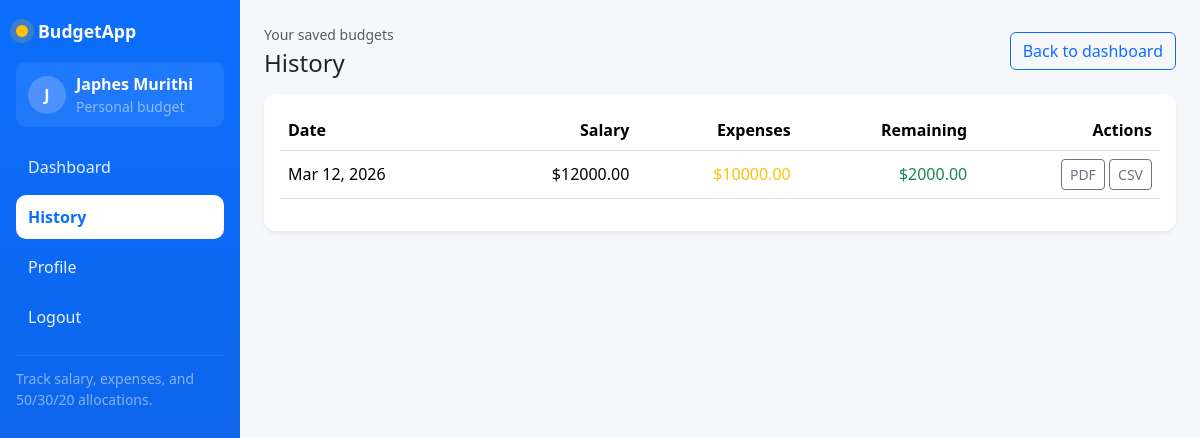
The page /budgets/history/ (signed in) on the database as committed earlier.
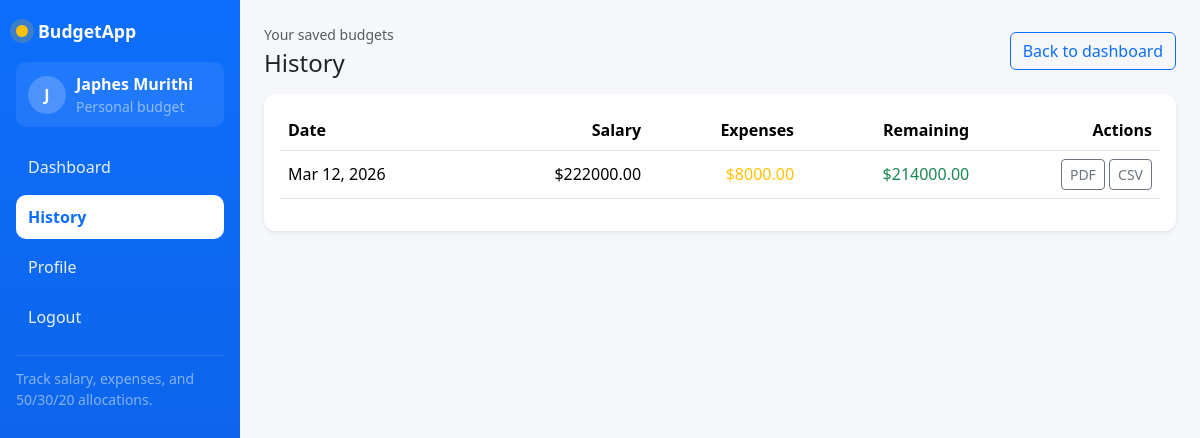
The same page on the database as committed later.
### budgets/models.py (models this page shows, shortened)
class Budget(models.Model):
    user = models.ForeignKey(settings.AUTH_USER_MODEL, on_delete=models.CASCADE, related_name="budgets")
    salary = models.DecimalField(max_digits=12, decimal_places=2)
    housing = models.DecimalField(max_digits=12, decimal_places=2, default=0)
    food = models.DecimalField(max_digits=12, decimal_places=2, default=0)
    transport = models.DecimalField(max_digits=12, decimal_places=2, default=0)
    other_expenses = models.DecimalField(max_digits=12, decimal_places=2, default=0)
    savings_goal = models.DecimalField(max_digits=12, decimal_places=2, default=0)
    created_at = models.DateTimeField(auto_now_add=True)
    class Meta:
        ordering = ["-created_at"]
    @property
    def total_expenses(self) -> Decimal:
        return sum(
            [
                self.housing,
                self.food,
                self.transport,
                self.other_expenses,
            ],
            Decimal("0.00"),
        )
    @property
    def remaining_balance(self) -> Decimal:
        return self.salary - self.total_expenses

### budgets/views.py (the view)
# urls.py: path("history/", views.history, name="history"),
@login_required
def history(request):
    budgets = Budget.objects.filter(user=request.user)
    return render(request, "budgets/history.html", {"budgets": budgets})

### templates/budgets/history.html
{% extends "base.html" %}
{% block content %}
<div class="d-flex justify-content-between align-items-center mb-3">
    <div>
        <p class="text-muted small mb-1">Your saved budgets</p>
        <h4 class="mb-0">History</h4>
    </div>
    <a class="btn btn-outline-primary" href="{% url 'dashboard' %}">Back to dashboard</a>
    </div>
<div class="card shadow-sm">
    <div class="card-body">
        {% if budgets %}
            <div class="table-responsive">
                <table class="table align-middle">
                    <thead>
                        <tr>
                            <th>Date</th>
                            <th class="text-end">Salary</th>
                            <th class="text-end">Expenses</th>
                            <th class="text-end">Remaining</th>
                            <th class="text-end">Actions</th>
                        </tr>
                    </thead>
                    <tbody>
                    {% for budget in budgets %}
                        <tr>
                            <td>{{ budget.created_at|date:"M d, Y" }}</td>
                            <td class="text-end">${{ budget.salary }}</td>
                            <td class="text-end text-warning">${{ budget.total_expenses }}</td>
                            <td class="text-end text-success">${{ budget.remaining_balance }}</td>
                            <td class="text-end">
                                <a class="btn btn-sm btn-outline-secondary" href="{% url 'export_pdf_pk' budget.id %}">PDF</a>
                                <a class="btn btn-sm btn-outline-secondary" href="{% url 'export_csv_pk' budget.id %}">CSV</a>
                            </td>
                        </tr>
                    {% endfor %}
                    </tbody>
                </table>
            </div>
        {% else %}
            <p class="text-muted mb-0">No historical budgets yet.</p>
        {% endif %}
    </div>
</div>
{% endblock %}

### templates/base.html (shortened to what this page needs)
{% load static %}
<!doctype html>
<html lang="en">
<head>
    <link href="https://cdn.jsdelivr.net/npm/bootstrap@5.3.3/dist/css/bootstrap.min.css" rel="stylesheet">
    <link rel="stylesheet" href="{% static 'css/styles.css' %}">
</head>
<body>
<div class="layout">
    <aside class="sidebar">
        <div class="sidebar-brand">
            <span class="logo-dot"></span>
            <span>BudgetApp</span>
        </div>
        <div class="sidebar-user">
            {% if user.is_authenticated %}
                <div class="avatar">{{ user.username|first|upper }}</div>
                <div>
                    <div class="fw-semibold">{{ user.username }}</div>
                    <div class="text-white-50 small">Personal budget</div>
                </div>
            {% else %}
                <div class="avatar">?</div>
                <div>
                    <div class="fw-semibold">Guest</div>
                    <div class="text-white-50 small">Sign in to save</div>
                </div>
            {% endif %}
        </div>
        <ul class="sidebar-nav">
            <li><a href="{% url 'dashboard' %}" class="{% if request.resolver_match.url_name == 'dashboard' %}active{% endif %}">Dashboard</a></li>
            <li><a href="{% url 'history' %}" class="{% if request.resolver_match.url_name == 'history' %}active{% endif %}">History</a></li>
            <li><a href="{% url 'profile' %}" class="{% if request.resolver_match.url_name == 'profile' %}active{% endif %}">Profile</a></li>
            {% if not user.is_authenticated %}
                <li><a href="{% url 'login' %}">Login</a></li>
                <li><a href="{% url 'register' %}">Register</a></li>
            {% else %}
                <li><a href="{% url 'logout' %}">Logout</a></li>
            {% endif %}
        </ul>
        <div class="sidebar-foot text-white-50 small">
            Track salary, expenses, and 50/30/20 allocations.
        </div>
    </aside>
    <main class="content">
        {% block content %}{% endblock %}
    </main>
</div>
</body>
</html>

### static/css/styles.css (style rules this page uses)
body { background: #f6f7fb; }
.layout { display: flex; min-height: 100vh; }
.sidebar { width: 240px; background: linear-gradient(180deg, #0d6efd, #0c5edc); color: #fff; padding: 18px 16px; position: sticky; top: 0; align-self: flex-start; min-height: 100vh; }
.sidebar-brand { display: flex; align-items: center; gap: 10px; font-weight: 700; font-size: 1.1rem; margin-bottom: 18px; }
.logo-dot { width: 12px; height: 12px; border-radius: 50%; background: #ffc107; box-shadow: 0 0 0 6px rgba(255, 193, 7, 0.2); }
.sidebar-user { display: flex; align-items: center; gap: 10px; padding: 10px 12px; background: rgba(255, 255, 255, 0.08); border-radius: 10px; margin-bottom: 18px; }
.avatar { width: 38px; height: 38px; border-radius: 50%; background: rgba(255, 255, 255, 0.2); display: grid; place-items: center; font-weight: 700; color: #fff; }
.sidebar-nav { list-style: none; padding: 0; margin: 0 0 16px 0; display: flex; flex-direction: column; gap: 6px; }
.sidebar-nav a { display: block; padding: 10px 12px; border-radius: 10px; color: #e9f2ff; text-decoration: none; transition: background 0.2s, transform 0.1s; }
.sidebar-nav a.active { background: #fff; color: #0d6efd; font-weight: 700; }
.sidebar-foot { margin-top: auto; padding-top: 12px; border-top: 1px solid rgba(255, 255, 255, 0.12); }
.content { flex: 1; padding: 24px; }
.card { border: none; border-radius: 12px; }

Rows that differ between the two databases and show on the page:
changed Budget: salary "12000.00" → "222000.00"; total_expenses "10000.00" → "8000.00"; remaining_balance "2000.00" → "214000.00"
